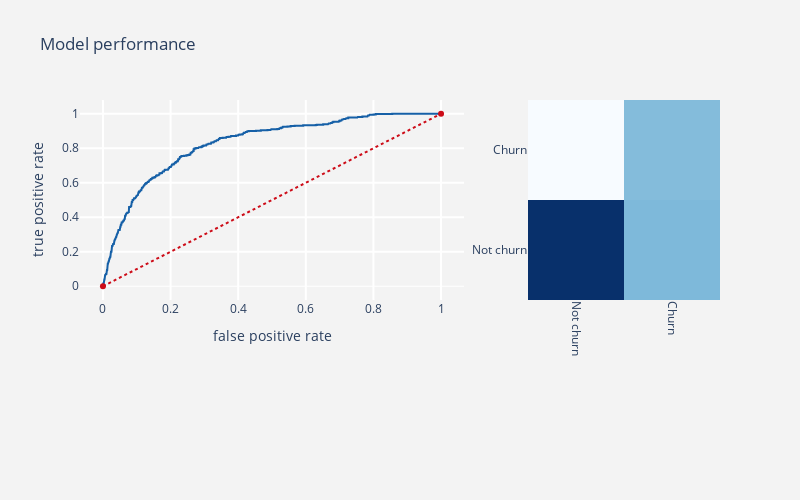

Notebook source saved alongside this figure:
### Markdown cell above
## 3.6 Gaussian Naive Bayes

### Code cell
from sklearn.naive_bayes import GaussianNB
gnb = GaussianNB(priors=None)

telecom_churn_prediction_alg(gnb,os_smote_X,test_X,os_smote_Y,test_Y)

### Figure 1 — Plotly figure (JSON) as saved in the notebook; plotly's stock layout.template omitted (floating-point values rounded to 4 significant figures; data arrays with more than 128 entries replaced by an {"elided": "..."} marker saying what was removed)
{"data": [{"line": {"color": "rgb(22, 96, 167)", "width": 2}, "name": "Roc : 0.7542361424064895", "type": "scatter", "x": {"elided": "529 float values"}, "y": {"elided": "529 float values"}}, {"line": {"color": "rgb(205, 12, 24)", "dash": "dot", "width": 2}, "type": "scatter", "x": [0, 1], "y": [0, 1]}, {"colorscale": [[0, "rgb(247,251,255)"], [0.125, "rgb(222,235,247)"], [0.25, "rgb(198,219,239)"], [0.375, "rgb(158,202,225)"], [0.5, "rgb(107,174,214)"], [0.625, "rgb(66,146,198)"], [0.75, "rgb(33,113,181)"], [0.875, "rgb(8,81,156)"], [1, "rgb(8,48,107)"]], "name": "matrix", "showscale": false, "type": "heatmap", "x": ["Not churn", "Churn"], "xaxis": "x2", "y": ["Not churn", "Churn"], "yaxis": "y2", "z": [[844, 424], [77, 413]]}], "layout": {"autosize": false, "height": 500, "margin": {"b": 200}, "paper_bgcolor": "rgb(243,243,243)", "plot_bgcolor": "rgb(243,243,243)", "showlegend": false, "title": {"text": "Model performance"}, "width": 800, "xaxis": {"domain": [0, 0.6], "gridcolor": "rgb(255, 255, 255)", "gridwidth": 2, "ticklen": 5, "title": {"text": "false positive rate"}}, "xaxis2": {"domain": [0.7, 1], "gridcolor": "rgb(255, 255, 255)", "tickangle": 90}, "yaxis": {"gridcolor": "rgb(255, 255, 255)", "gridwidth": 2, "ticklen": 5, "title": {"text": "true positive rate"}, "zerolinewidth": 1}, "yaxis2": {"anchor": "x2", "gridcolor": "rgb(255, 255, 255)"}}}
